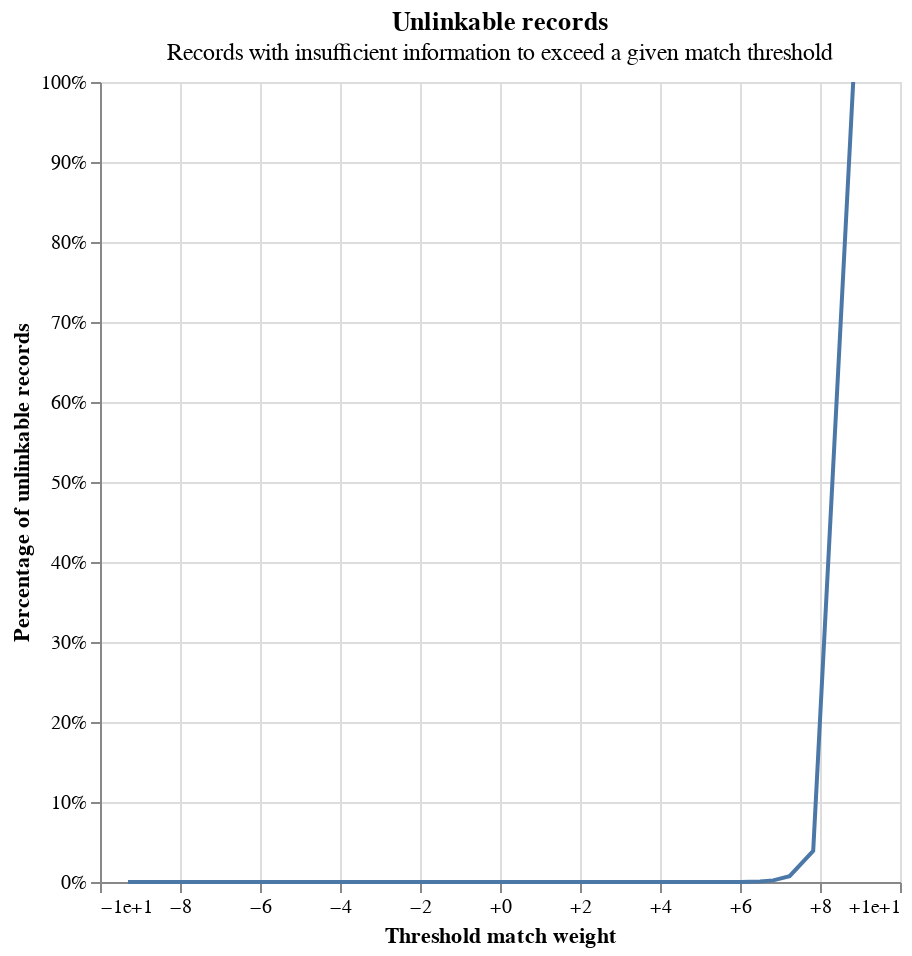

The cell this chart's notebook holds for it:
### Code cell
linker.unlinkables_chart()

### Figure 1 — Vega-Lite specification as saved in the notebook (floating-point values rounded to 4 significant figures)
{"$schema": "https://vega.github.io/schema/vega-lite/v5.9.3.json", "config": {"view": {"continuousHeight": 300, "continuousWidth": 400}}, "data": {"name": "data-5d958450f019fd7fb0586192a9efb3df"}, "datasets": {"data-5d958450f019fd7fb0586192a9efb3df": [{"cum_prop": 3.504e-05, "match_probability": 0.00159, "match_weight": -9.3, "prop": 3.504e-05}, {"cum_prop": 6.306e-05, "match_probability": 0.9827, "match_weight": 5.83, "prop": 2.803e-05}, {"cum_prop": 8.759e-05, "match_probability": 0.9848, "match_weight": 6.02, "prop": 2.453e-05}, {"cum_prop": 0.0001927, "match_probability": 0.9869, "match_weight": 6.24, "prop": 0.0001051}, {"cum_prop": 0.0005431, "match_probability": 0.9891, "match_weight": 6.5, "prop": 0.0003504}, {"cum_prop": 0.002015, "match_probability": 0.9913, "match_weight": 6.83, "prop": 0.001472}, {"cum_prop": 0.007291, "match_probability": 0.9934, "match_weight": 7.24, "prop": 0.005276}, {"cum_prop": 0.03897, "match_probability": 0.9956, "match_weight": 7.83, "prop": 0.03168}, {"cum_prop": 1.0, "match_probability": 0.9978, "match_weight": 8.83, "prop": 0.961}]}, "height": 400, "layer": [{"encoding": {"x": {"axis": {"format": "+", "title": "Threshold match weight"}, "field": "match_weight", "type": "quantitative"}, "y": {"axis": {"format": "%", "title": "Percentage of unlinkable records"}, "field": "cum_prop", "type": "quantitative"}}, "mark": {"type": "line"}}, {"encoding": {"opacity": {"condition": {"empty": false, "param": "x_match_weight_y_cum_prop_coords_of_mouse", "value": 1}, "value": 0}, "tooltip": [{"field": "match_weight", "format": "+.5", "title": "Match weight", "type": "quantitative"}, {"field": "match_probability", "format": ".5", "title": "Match probability", "type": "quantitative"}, {"field": "cum_prop", "format": ".3%", "title": "Proportion of unlinkable records", "type": "quantitative"}], "x": {"axis": {"title": "Threshold match weight"}, "field": "match_weight", "type": "quantitative"}, "y": {"axis": {"format": "%", "title": "Percentage of unlinkable records"}, "field": "cum_prop", "type": "quantitative"}}, "mark": {"type": "point"}, "name": "mouse_coords"}, {"encoding": {"x": {"field": "match_weight", "type": "quantitative"}}, "mark": {"color": "gray", "type": "rule"}, "transform": [{"filter": {"empty": false, "param": "x_match_weight_y_cum_prop_coords_of_mouse"}}]}, {"encoding": {"y": {"field": "cum_prop", "type": "quantitative"}}, "mark": {"color": "gray", "type": "rule"}, "transform": [{"filter": {"empty": false, "param": "x_match_weight_y_cum_prop_coords_of_mouse"}}]}], "params": [{"name": "x_match_weight_y_cum_prop_coords_of_mouse", "select": {"fields": ["match_weight", "cum_prop"], "nearest": true, "on": "mouseover", "type": "point"}, "views": ["mouse_coords"]}], "title": {"subtitle": "Records with insufficient information to exceed a given match threshold", "text": "Unlinkable records"}, "width": 400}
